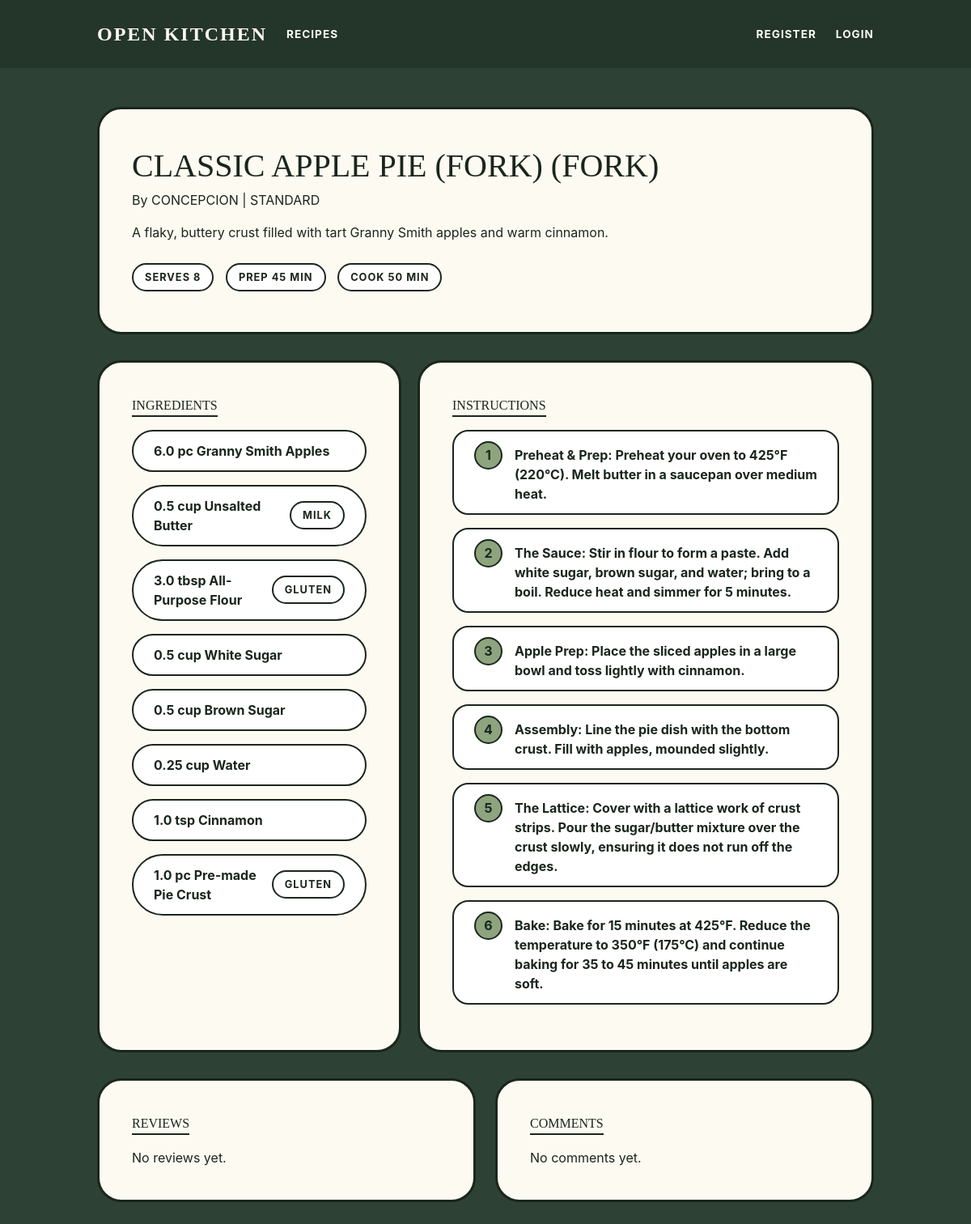
The page /recipes/6 on the database its author committed.
### tables this page shows
CREATE TABLE recipes (
    id INTEGER PRIMARY KEY AUTOINCREMENT,
    title TEXT NOT NULL,
    description TEXT,
    template_type TEXT NOT NULL CHECK(template_type IN ('standard', 'quick_tip')),
    author_id INTEGER NOT NULL,
    base_servings INTEGER,
    prep_time_minutes INTEGER,
    cook_time_minutes INTEGER,
    parent_recipe_id INTEGER,
    is_public INTEGER DEFAULT 1,
    created_at DATETIME DEFAULT CURRENT_TIMESTAMP,
    updated_at DATETIME,
    FOREIGN KEY (author_id) REFERENCES users(id),
    FOREIGN KEY (parent_recipe_id) REFERENCES recipes(id)
);

CREATE TABLE users (
    id INTEGER PRIMARY KEY AUTOINCREMENT,
    username TEXT UNIQUE NOT NULL,
    email TEXT UNIQUE NOT NULL,
    password_hash TEXT NOT NULL,
    role_id INTEGER NOT NULL DEFAULT 1,
    notifications_enabled INTEGER DEFAULT 1,
    created_at DATETIME DEFAULT CURRENT_TIMESTAMP,
    updated_at DATETIME, reset_code TEXT, reset_code_expires DATETIME,
    FOREIGN KEY (role_id) REFERENCES roles(id)
);

CREATE TABLE ingredients (
    id INTEGER PRIMARY KEY AUTOINCREMENT,
    recipe_id INTEGER NOT NULL,
    name TEXT NOT NULL,
    quantity REAL NOT NULL,
    unit_id INTEGER NOT NULL,
    allergen_id INTEGER,
    FOREIGN KEY (recipe_id) REFERENCES recipes(id) ON DELETE CASCADE,
    FOREIGN KEY (unit_id) REFERENCES units(id),
    FOREIGN KEY (allergen_id) REFERENCES allergens(id)
);

CREATE TABLE units (
    id INTEGER PRIMARY KEY AUTOINCREMENT,
    name TEXT UNIQUE NOT NULL,
    abbreviation TEXT
);

CREATE TABLE allergens (
    id INTEGER PRIMARY KEY AUTOINCREMENT,
    name TEXT UNIQUE NOT NULL
);

CREATE TABLE instructions (
    id INTEGER PRIMARY KEY AUTOINCREMENT,
    recipe_id INTEGER NOT NULL,
    step_number INTEGER NOT NULL,
    content TEXT NOT NULL,
    FOREIGN KEY (recipe_id) REFERENCES recipes(id) ON DELETE CASCADE
);

### app/recipes.py (the view)
@bp.route('/<int:id>')
def view(id):
    recipe = Recipe.get_by_id(id)
    if recipe is None:
        flash('Recipe not found.')
        return redirect(url_for('recipes.index'))
    ingredients = Ingredient.get_by_recipe(id)
    instructions = Instruction.get_by_recipe(id)
    reviews = Review.get_by_recipe(id)
    comments = Comment.get_by_recipe(id)
    from app.db import get_db
    from app.models.social import SavedRecipe
    db = get_db()
    categories = db.execute(
        'SELECT c.* FROM categories c '
        'JOIN recipe_categories rc ON c.id = rc.category_id '
        'WHERE rc.recipe_id = ?', (id,)
    ).fetchall()
    tags = db.execute(
        'SELECT t.* FROM tags t '
        'JOIN recipe_tags rt ON t.id = rt.tag_id '
        'WHERE rt.recipe_id = ?', (id,)
    ).fetchall()
    is_saved = False
    if g.user:
        is_saved = SavedRecipe.is_saved(g.user['id'], id)
    return render_template('recipes/view.html',
                         recipe=recipe,
                         ingredients=ingredients,
                         instructions=instructions,
                         reviews=reviews,
                         comments=comments,
                         categories=categories,
                         tags=tags,
                         is_saved=is_saved)

### app/auth.py (called while the page is built)
@bp.before_app_request
def load_logged_in_user():
    user_id = session.get('user_id')
    if user_id is None:
        g.user = None
    else:
        g.user = User.get_by_id(user_id)

### app/db.py (called while the page is built)
def get_db():
    if 'db' not in g:
        g.db = sqlite3.connect(
            current_app.config['DATABASE'],
            detect_types=sqlite3.PARSE_DECLTYPES
        )
        g.db.row_factory = sqlite3.Row
        g.db.execute('PRAGMA foreign_keys = ON')
    return g.db

### app/models/recipe.py (called while the page is built)
    @staticmethod
    def get_by_id(recipe_id):
        db = get_db()
        return db.execute(
            'SELECT r.*, u.username as author_name '
            'FROM recipes r JOIN users u ON r.author_id = u.id '
            'WHERE r.id = ?',
            (recipe_id,)
        ).fetchone()

    @staticmethod
    def get_by_recipe(recipe_id):
        db = get_db()
        return db.execute(
            'SELECT i.*, u.name as unit_name, u.abbreviation, a.name as allergen_name '
            'FROM ingredients i '
            'JOIN units u ON i.unit_id = u.id '
            'LEFT JOIN allergens a ON i.allergen_id = a.id '
            'WHERE i.recipe_id = ?',
            (recipe_id,)
        ).fetchall()

    @staticmethod
    def get_by_recipe(recipe_id):
        db = get_db()
        return db.execute(
            'SELECT * FROM instructions WHERE recipe_id = ? ORDER BY step_number',
            (recipe_id,)
        ).fetchall()

### app/models/social.py (called while the page is built)
    @staticmethod
    def get_by_recipe(recipe_id):
        db = get_db()
        return db.execute(
            'SELECT r.*, u.username FROM reviews r '
            'JOIN users u ON r.user_id = u.id '
            'WHERE r.recipe_id = ? ORDER BY r.created_at DESC',
            (recipe_id,)
        ).fetchall()

    @staticmethod
    def get_by_recipe(recipe_id):
        db = get_db()
        return db.execute(
            'SELECT c.*, u.username FROM comments c '
            'JOIN users u ON c.user_id = u.id '
            'WHERE c.recipe_id = ? ORDER BY c.created_at DESC',
            (recipe_id,)
        ).fetchall()

### app/templates/recipes/view.html (shortened to what this page needs)
{% extends 'base.html' %}
{% block content %}
<div class="recipe-main-card">
    <h1 style="font-family: 'Georgia', serif; text-transform: uppercase; font-size: 2.5rem;">{{ recipe.title }}</h1>
    <p>By {{ recipe.author_name|upper }} | {{ recipe.template_type|replace('_', ' ')|upper }}</p>
    {% if recipe.description %}
    <p style="margin-top: 1rem; line-height: 1.6;">{{ recipe.description }}</p>
    {% endif %}
    <div style="margin-top: 1.5rem;">
        {% if recipe.base_servings %}
        <span class="meta-pill">Serves {{ recipe.base_servings }}</span>
        {% endif %}
        {% if recipe.prep_time_minutes is not none %}
        <span class="meta-pill">Prep {{ recipe.prep_time_minutes }} min</span>
        {% endif %}
        {% if recipe.cook_time_minutes is not none %}
        <span class="meta-pill">Cook {{ recipe.cook_time_minutes }} min</span>
        {% endif %}
    </div>
</div>
<div style="display: grid; grid-template-columns: 1fr 1.5fr; gap: 20px;">
    <div class="recipe-main-card">
        <h2 class="section-title">Ingredients</h2>
        {% for ing in ingredients %}
        <div class="item-row">
            <span>{{ ing.quantity }} {{ ing.abbreviation or ing.unit_name }} {{ ing.name }}</span>
            {% if ing.allergen_name %}
            <span class="meta-pill" style="margin: 0 0 0 auto;">{{ ing.allergen_name }}</span>
            {% endif %}
        </div>
        {% else %}
        <p>No ingredients added yet.</p>
        {% endfor %}
    </div>
    <div class="recipe-main-card">
        <h2 class="section-title">Instructions</h2>
        {% for step in instructions %}
        <div class="item-row" style="border-radius: 20px; align-items: flex-start;">
            <div class="step-num">{{ step.step_number }}</div>
            <div style="padding-top: 5px;">{{ step.content }}</div>
        </div>
        {% else %}
        <p>No instructions added yet.</p>
        {% endfor %}
    </div>
</div>
<div class="columns">
    <div class="column is-6">
        <div class="recipe-main-card">
            <h2 class="section-title">Reviews</h2>
            {% for review in reviews %}
            <div class="social-card">
                <div style="display: flex; justify-content: space-between; gap: 12px; align-items: center;">
                    <strong>{{ review.username }}</strong>
                    <span class="meta-pill" style="margin: 0;">{{ review.rating }}/5</span>
                </div>
                {% if review.comment %}
                <p style="margin-top: 0.75rem; line-height: 1.6;">{{ review.comment }}</p>
                {% endif %}
                <p class="subtle-meta" style="margin-top: 0.75rem;">{{ review.created_at }}</p>
            </div>
            {% else %}
            <p>No reviews yet.</p>
            {% endfor %}
        </div>
    </div>
    <div class="column is-6">
        <div class="recipe-main-card">
            <h2 class="section-title">Comments</h2>
            {% for comment in comments %}
            <div class="social-card">
                <div style="display: flex; justify-content: space-between; gap: 12px; align-items: center;">
                    <strong>{{ comment.username }}</strong>
                    <span class="subtle-meta">{{ comment.created_at }}</span>
                </div>
                <p style="margin-top: 0.75rem; line-height: 1.6;">{{ comment.content }}</p>
            </div>
            {% else %}
            <p>No comments yet.</p>
            {% endfor %}
        </div>
    </div>
</div>
{% endblock %}

### app/static/css/custom.css (style rules this page uses)
:root { --forest-green: #2d4234; --pill-green: #8da47e; --cream: #fdfaf1; --border-dark: #1a261d; }
body { background-color: var(--forest-green); color: var(--border-dark); min-height: 100vh; }

### app/templates/base.html (style rules this page uses)
:root { --forest-green: #2d4234; --pill-green: #8da47e; --cream: #fdfaf1; --border-dark: #1a261d; }
body { background-color: var(--forest-green); color: var(--border-dark); min-height: 100vh; }

### app/templates/recipes/view.html (style rules this page uses)
.recipe-main-card { background-color: var(--cream); border: 3px solid var(--border-dark); border-radius: 30px; padding: 2.5rem; margin-bottom: 2rem; }
.item-row { background-color: white; border: 2px solid var(--border-dark); border-radius: 50px; padding: 12px 25px; margin-bottom: 1rem; display: flex; align-items: center; gap: 15px; font-weight: bold; }
.step-num { background-color: var(--pill-green); min-width: 35px; height: 35px; border: 2px solid var(--border-dark); border-radius: 50%; display: flex; justify-content: center; align-items: center; }
.meta-pill { display: inline-block; background-color: white; border: 2px solid var(--border-dark); border-radius: 20px; padding: 6px 14px; margin: 0 10px 10px 0; font-size: 0.8rem; font-weight: bold; text-transform: uppercase; letter-spacing: 1px; }
.section-title { font-family: 'Georgia', serif; text-transform: uppercase; border-bottom: 2px solid var(--border-dark); display: inline-block; margin-bottom: 1rem; }

### rows shown on the page
recipes: title "CLASSIC APPLE PIE (FORK) (FORK)", template_type "STANDARD", description "A flaky, buttery crust filled with tart Granny Smith apples and warm cinnamon.", base_servings "8", prep_time_minutes "45", cook_time_minutes "50"
users: author_name "CONCEPCION"
ingredients: quantity "6.0", abbreviation "pc", name "Granny Smith Apples"
ingredients: quantity "0.5", abbreviation "cup", name "Unsalted Butter", allergen_name "MILK"
ingredients: quantity "3.0", abbreviation "tbsp", name "All-Purpose Flour", allergen_name "GLUTEN"
ingredients: quantity "0.5", abbreviation "cup", name "White Sugar"
ingredients: quantity "0.5", abbreviation "cup", name "Brown Sugar"
ingredients: quantity "0.25", abbreviation "cup", name "Water"
ingredients: quantity "1.0", abbreviation "tsp", name "Cinnamon"
ingredients: quantity "1.0", abbreviation "pc", name "Pre-made Pie Crust", allergen_name "GLUTEN"
instructions: step_number "1", content "Preheat & Prep: Preheat your oven to 425°F (220°C). Melt butter in a saucepan over medium heat."
instructions: step_number "2", content "The Sauce: Stir in flour to form a paste. Add white sugar, brown sugar, and water; bring to a boil. Reduce heat and simmer for 5 minutes."
instructions: step_number "3", content "Apple Prep: Place the sliced apples in a large bowl and toss lightly with cinnamon."
instructions: step_number "4", content "Assembly: Line the pie dish with the bottom crust. Fill with apples, mounded slightly."
instructions: step_number "5", content "The Lattice: Cover with a lattice work of crust strips. Pour the sugar/butter mixture over the crust slowly, ensuring it does not run off the edges."
instructions: step_number "6", content "Bake: Bake for 15 minutes at 425°F. Reduce the temperature to 350°F (175°C) and continue baking for 35 to 45 minutes until apples are soft."
